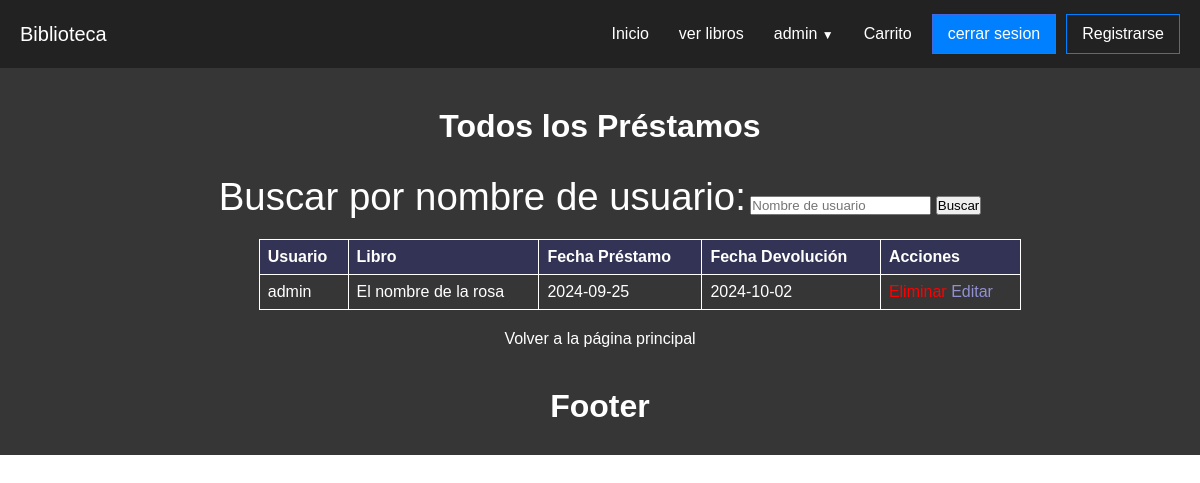
Page /todos-los-prestamos (signed in) on the earlier database version.
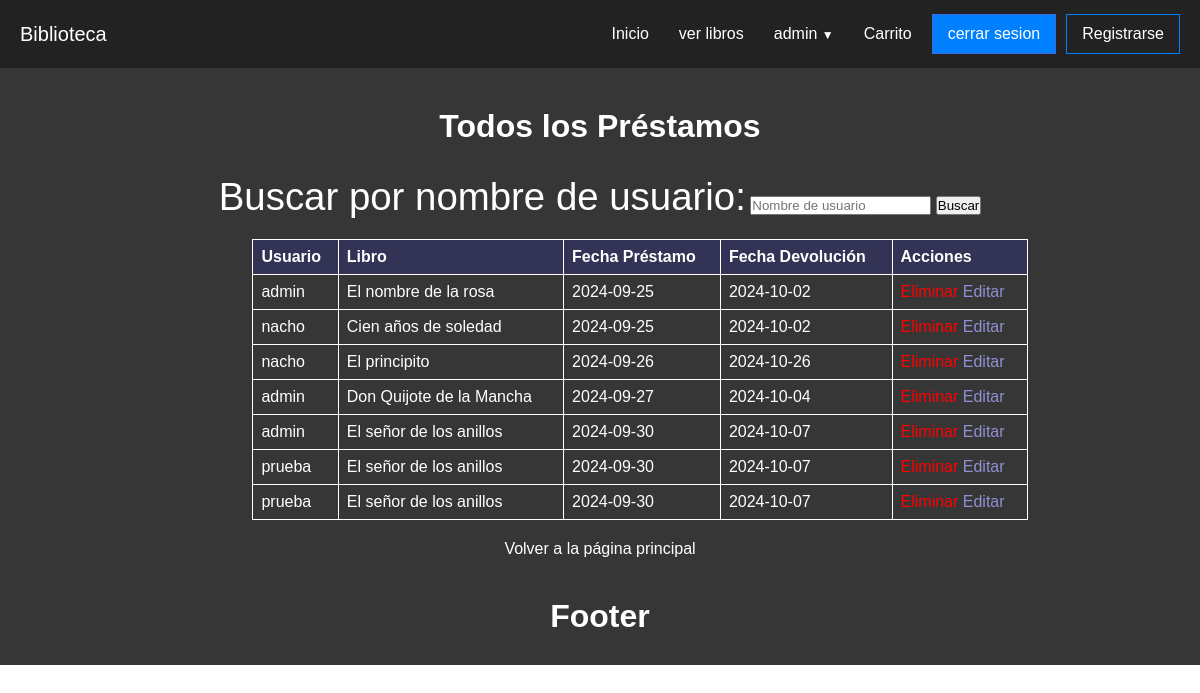
Same page on the later database version.
### models/controladordatabase.py (models this page shows, shortened)
class Prestamo(db.Model):
    __tablename__ = 'Prestamo'
    id = db.Column(db.Integer, primary_key=True)
    id_libro = db.Column(db.Integer, db.ForeignKey('Libros.id'), nullable=False)
    id_usuario = db.Column(db.Integer, db.ForeignKey('Usuario.id'), nullable=False)
    fecha_prestamo = db.Column(db.Date, nullable=False, default=date.today)
    fecha_devolucion = db.Column(db.Date, nullable=True)

class Usuario(db.Model):
    __tablename__ = 'Usuario'
    id = db.Column(db.Integer, primary_key=True)
    nombre = db.Column(db.String(100), nullable=False)
    correo = db.Column(db.String(100), unique=True, nullable=True)
    contrasena = db.Column(db.String(100), nullable=False)  # Asegúrate de que es 'contrasena'
    tel_cel = db.Column(db.String(20), nullable=True, default='12345678')
    rol = db.Column(db.Enum('admin', 'comun'), nullable=True, default='comun')
    prestamos = db.relationship('Prestamo', backref='usuario', lazy=True)

class Libros(db.Model):
    __tablename__ = 'Libros'
    id = db.Column(db.Integer, primary_key=True)
    titulo = db.Column(db.String(100), nullable=False)
    autor = db.Column(db.String(100), nullable=False)
    genero = db.Column(db.String(100), nullable=False)
    descripcion = db.Column(db.Text, nullable=True)
    fecha_emision = db.Column(db.Text, nullable=False, default=date.today)
    stock = db.Column(db.Integer, nullable=False)
    precio = db.Column(db.Float, nullable=False)
    img = db.Column(db.String(200), nullable=True, default="sinimagen.jpg")
    prestamos = db.relationship('Prestamo', backref='libro', lazy=True)

### routes/prestamo.py (the view)
@prestamos.route('/todos-los-prestamos')
@admin_required
def ver_todos_prestamos():
    nombre_usuario = request.args.get('usuario')
    query = db.session.query(Prestamo, Libros, Usuario).join(Libros, Prestamo.id_libro == Libros.id).join(Usuario, Prestamo.id_usuario == Usuario.id)
    if nombre_usuario:
        query = query.filter(Usuario.nombre.ilike(f"%{nombre_usuario}%"))
    prestamos = query.all()
    return render_template('prestamos/todos.html', prestamos=prestamos)

### routes/login.py (called while the page is built)
def admin_required(f):
    @wraps(f)
    def decorated_function(*args, **kwargs):
        if "nombre" not in session:  # Si el usuario no ha iniciado sesión
            flash("Acceso denegado: Debes iniciar sesión.")
            return redirect(url_for('user.index_login'))  # Redirigir al login
        if session.get('rol') != 'admin':  # Si el usuario no tiene rol de admin
            flash("Acceso denegado: Se requiere rol de administrador.")
            return redirect(url_for('libros.bienvenida'))  # Redirigir a una página sin restricciones
        return f(*args, **kwargs)
    return decorated_function

### templates/prestamos/todos.html (shortened to what this page needs)
{% extends 'layout.html' %}
{% block content %}
<body>
    <main id="main" class="flexbox-col">
    <h1>Todos los Préstamos</h1>
    <form action="{{ url_for('prestamos.ver_todos_prestamos') }}" method="GET">
        <label for="usuario">Buscar por nombre de usuario:</label>
        <input type="text" id="usuario" name="usuario" placeholder="Nombre de usuario">
        <button type="submit">Buscar</button>
    </form>
    <table>
        <thead>
            <tr>
                <th>Usuario</th>
                <th>Libro</th>
                <th>Fecha Préstamo</th>
                <th>Fecha Devolución</th>
                <th>Acciones</th>
            </tr>
        </thead>
        <tbody>
            {% for prestamo, libro, usuario in prestamos %}
                <tr>
                    <td data-label="Usuario">{{ usuario.nombre }}</td>
                    <td data-label="Libro">{{ libro.titulo }}</td>
                    <td data-label="Fecha Préstamo">{{ prestamo.fecha_prestamo }}</td>
                    <td data-label="Fecha Devolución">{{ prestamo.fecha_devolucion if prestamo.fecha_devolucion else 'Pendiente' }}</td>
                    <td data-label="Acciones">
                        <a style="color: red;" href="{{ url_for('prestamos.eliminar_prestamo', id=prestamo.id) }}">Eliminar</a>
                        <a style="color: rgb(144, 144, 211);" href="{{ url_for('prestamos.editar_prestamo', id=prestamo.id) }}">Editar</a>
                    </td>
                </tr>
            {% endfor %}
        </tbody>
    </table>
    <a href="{{ url_for('libros.bienvenida') }}">Volver a la página principal</a>
    </main>
{% endblock %}

Differences in the rows shown:
added Prestamo: nombre "nacho", titulo "Cien años de soledad", fecha_prestamo "2024-09-25", fecha_devolucion "2024-10-02"
added Prestamo: nombre "nacho", titulo "El principito", fecha_prestamo "2024-09-26", fecha_devolucion "2024-10-26"
added Prestamo: nombre "admin", titulo "Don Quijote de la Mancha", fecha_prestamo "2024-09-27", fecha_devolucion "2024-10-04"
added Prestamo: nombre "admin", titulo "El señor de los anillos", fecha_prestamo "2024-09-30", fecha_devolucion "2024-10-07"
added Prestamo: nombre "prueba", titulo "El señor de los anillos", fecha_prestamo "2024-09-30", fecha_devolucion "2024-10-07"
added Prestamo: nombre "prueba", titulo "El señor de los anillos", fecha_prestamo "2024-09-30", fecha_devolucion "2024-10-07"
